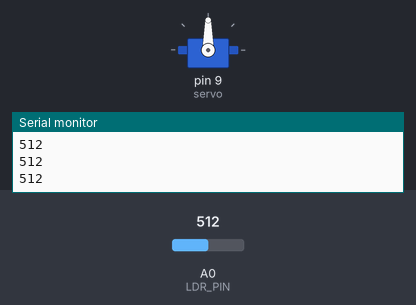
This sketch was run on a simulated Arduino Uno, built with avr-gcc and run on an emulated ATmega328P. On the bench: servo, the last lines printed to the serial monitor. The test bench sets the inputs (shaded band); at power-on: A0 (LDR_PIN) = 512.

Above: at 1.2 s.
1.3 s: A0 (LDR_PIN) set to 37
2.8 s: A0 (LDR_PIN) set to 31
At 2.89 s:
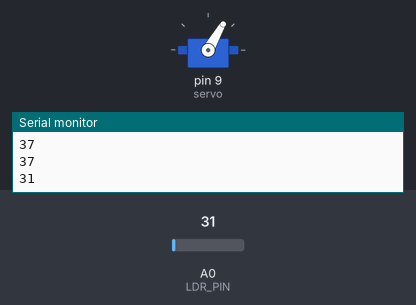
5.8 s: A0 (LDR_PIN) set to 122
At 5.8 s:
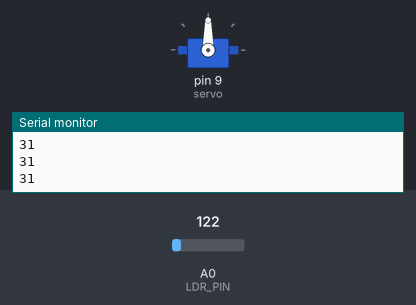
7.3 s: A0 (LDR_PIN) set to 25
At 7.4 s:
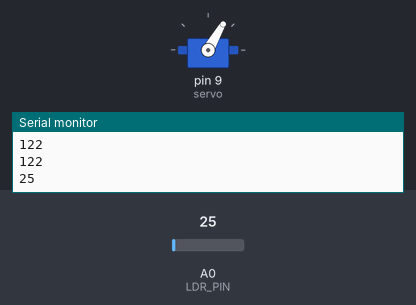
Timing chart, 0 to 11.3 s (numbered marks = the images above; inputs shaded):
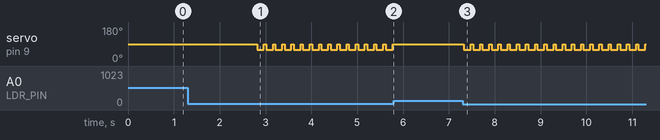

The sketch:

Automated_Dino__T.rex__Game_using_Arduino_BY_Techeonics.ino
```cpp
#include <Servo.h>

Servo servo;
const int LDR_PIN = A0; // LDR connected to A0
const int THRESHOLD = 35; // Adjust this based on your environment

void setup() {
  Serial.begin(9600);
  servo.attach(9); // Servo connected to pin 9
  servo.write(90); // Set servo to neutral position
}

void loop() {
  int lightValue = analogRead(LDR_PIN);
  Serial.println(lightValue); // Monitor LDR values

  if (lightValue < THRESHOLD) { // If an obstacle is detected
    servo.write(60); // Press the key (simulate jump)
    delay(150);
    servo.write(90); // Release key
  }

  delay(50); // Short delay for stability
}
```

Measured:
- the behaviour switches between 35 and 34 on A0 (LDR_PIN) (found by bisection; images 0 and 1)
- after the input at 2.8 s, servo on pin 9 (servo): alternates 90° for 0.05 s and 60° for 0.15 s, starting at once
- after the input at 5.8 s, servo on pin 9 (servo): stops changing and stays 90°
- after the input at 7.3 s, servo on pin 9 (servo): alternates 90° for 0.05 s and 60° for 0.15 s, starting at once
